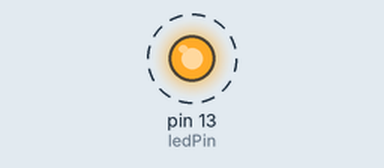
A sketch run on a simulated Arduino Uno, built with avr-gcc and run on an emulated ATmega328P. On the bench: output pins drawn as LEDs (lit = HIGH). Dashed ring = blinking.

Above: at 0.2 s.
Timing chart, 0 to 3.0 s (numbered marks = the images above):
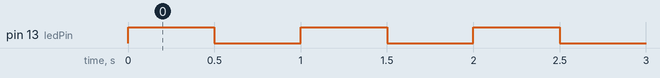

The sketch:

ledlight_bulb.ino
```cpp
// Blink LED for 5 minutes only, then repeat

const int ledPin = 13;       // Built-in LED pin on most Arduino boards
const unsigned long blinkInterval = 1000;  // 1 second (LED ON/OFF duration)
const unsigned long totalBlinkTime = 300000; // 5 minutes = 300,000 ms

void setup() {
  pinMode(ledPin, OUTPUT);
}

void loop() {
  unsigned long startTime = millis();

  // Blink for 5 minutes
  while (millis() - startTime < totalBlinkTime) {
    digitalWrite(ledPin, HIGH);
    delay(blinkInterval / 2); // LED ON for half the interval
    digitalWrite(ledPin, LOW);
    delay(blinkInterval / 2); // LED OFF for half the interval
  }

  // Optional: pause before restarting the 5-minute loop
  delay(1000);
}
```

Measured:
- by itself, pin 13 (ledPin): alternates HIGH for 0.50 s and LOW for 0.50 s
